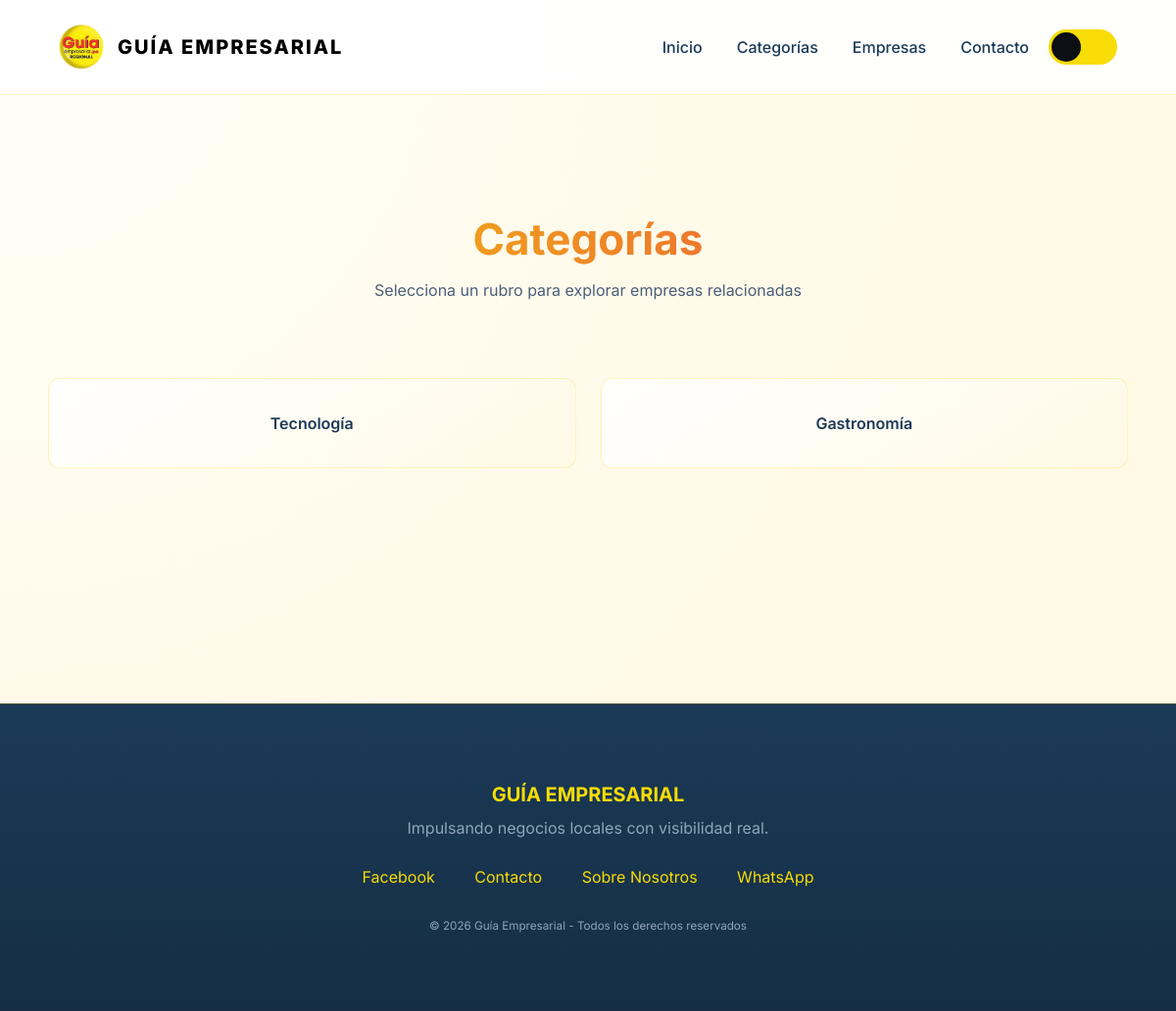
The page /categorias.php on the database as committed earlier.
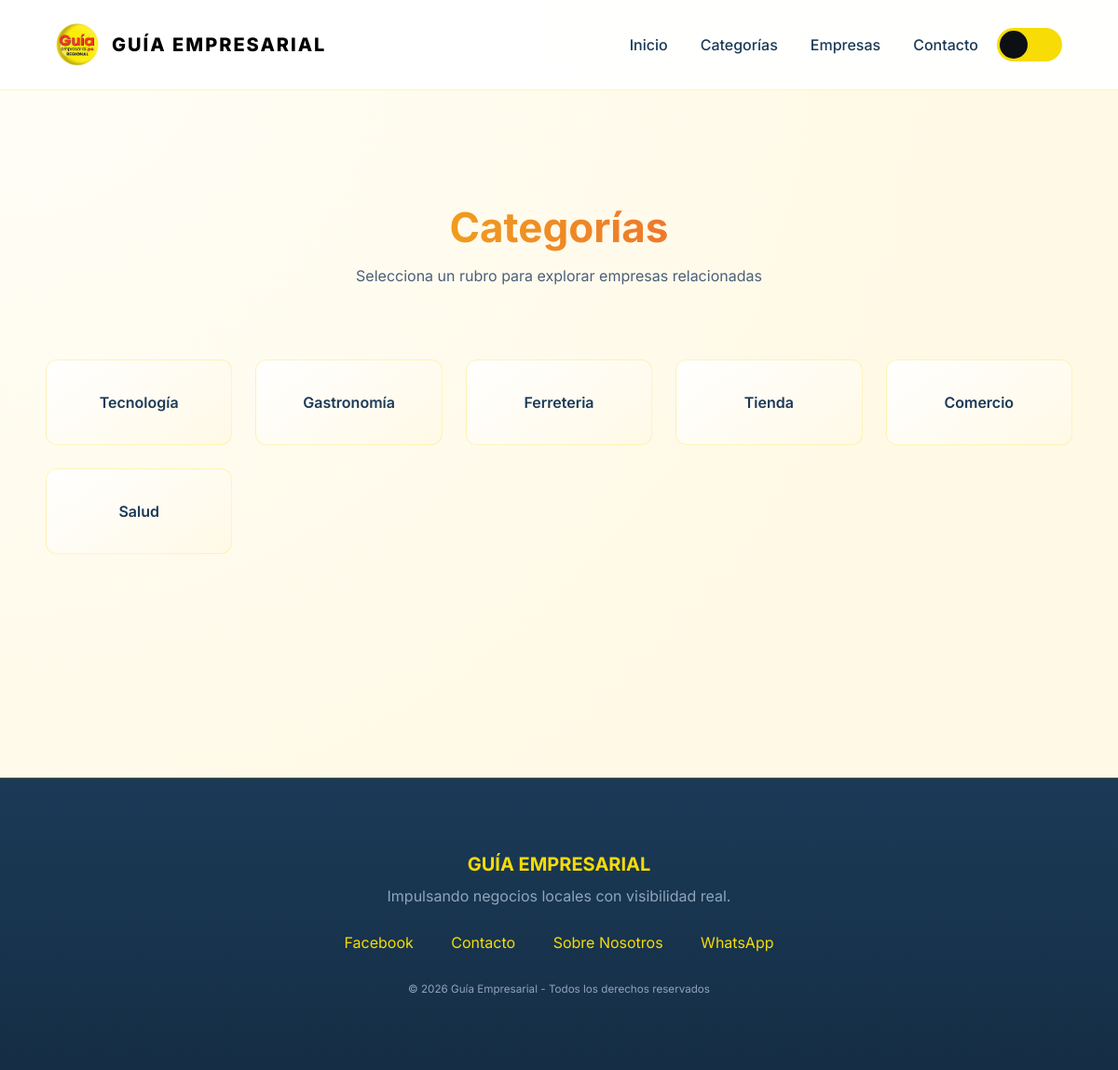
The same page on the database as committed later.
### tables this page shows
CREATE TABLE `categorias` (
  `id_categoria` int(11) NOT NULL,
  `nombre` varchar(100) NOT NULL,
  `descripcion` text DEFAULT NULL
);

### categorias.php (the view)
<?php include 'includes/header.php'; ?>
<?php include 'db.php'; ?>
<section class="page-section">
    <div class="container">
        <div class="section-header">
            <h1>Categorías</h1>
            <p>Selecciona un rubro para explorar empresas relacionadas</p>
        </div>
        <div class="categorias-modern">
            <?php
            $resultado = $conexion->query("SELECT * FROM categorias");
            while($fila = $resultado->fetch_assoc()):
            ?>
                <a href="empresas.php?id_categoria=<?= $fila['id_categoria'] ?>" class="categoria-card">
                    <?= htmlspecialchars($fila['nombre']) ?>
                </a>
            <?php endwhile; ?>
        </div>
    </div>
</section>
<?php include 'includes/footer.php'; ?>

Rows that differ between the two databases and show on the page:
added categorias: nombre "Ferreteria"
added categorias: nombre "Tienda"
added categorias: nombre "Comercio"
added categorias: nombre "Salud"
